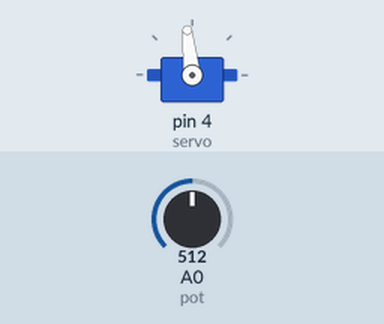
Bench run of a sketch on a simulated Arduino Uno, built with avr-gcc and run on an emulated ATmega328P. On the bench: servo. Wiring (inferred from the names in the program): servo: signal pin 4. Inputs (shaded band) come from the test bench; at power-on: A0 (pot) = 512. Servo pulses on a pin are drawn as a servo (544–2400 µs = 0–180°).

Above: at 1.2 s.
1.3 s: A0 (pot) set to 716
At 2.4 s:
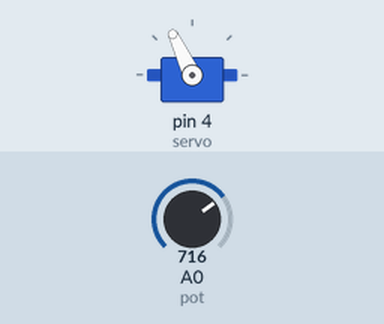
2.8 s: A0 (pot) set to 900
At 3.2 s:
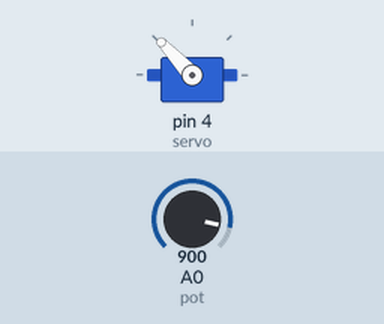
4.3 s: A0 (pot) set to 1023
At 4.6 s:
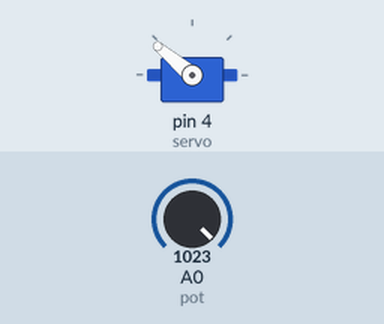
5.8 s: A0 (pot) set to 306
At 7.0 s:
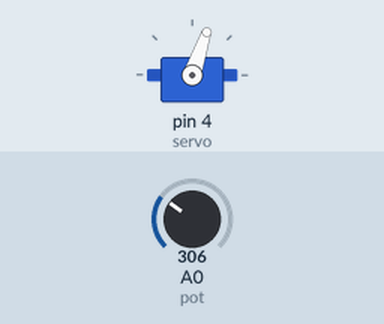
7.3 s: A0 (pot) set to 122
At 8.0 s:
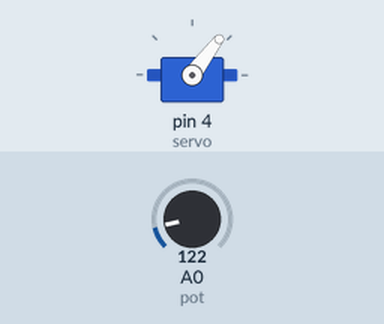
Timing chart, 0 to 9.8 s (numbered marks = the images above; inputs shaded):
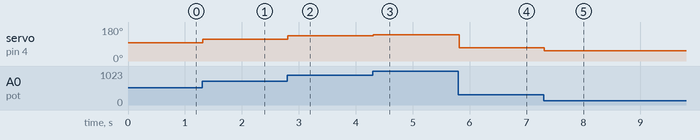

The sketch:

ServoMotorInterrupcao.ino
```cpp
/*

        O objetivo deste programa é controlar um servo motor a partir da interrupção do timer2. Para isso, o timer2 criará um PWM que irá controlar o
     Servo.

     ***** Timer 2 *****

     Ciclo de máquina = 62,5ns

     Overflow = (256 - TCNT2) * prescaler * ciclo de maquina
     Overflow = 256 * 1024 * 62,5ns
     Overflow = 16,384ms

     ********************

     ***** Servo Motor ****

     256 ----- 16ms(periodo)
       x ----- 1ms(0º)
          x = 16

     O duty mínimo para o motor tem que ser de 1ms, considerando que esse valor representa 0º. Logo, se 256 representa todo o período do PWM, 16 é a
     contagem mínima para que o duty mínimo, de 1ms, esteja na saída.
     O valor de duty máximo é 2ms, logo, a contagem máximo para o duty máximo deve ser de 32. Como será o potenciômetro que irá controlar o ângulo,
     quando ele estiver com a tensão máxima, o adc deve valer 16.

     duty = adc + 16

     quando adc = 0, duty = 16 = 1ms = 0º
     quando adc = 16, duty = 32 = 2ms = 180º

     Logo:

     1024 ----- 16
      adc ----- 1
          adc = 1024 / 16
          adc = 64

     Entao:

     leitura adc = adc/64

     se adc = 1024, leitura adc = 16
     se adc = 0, leitura adc = 0

     Na simulação e na prática o circuito e o programa funcionaram como esperado.

*/

// Mapeamento de hardware
#define servo 4
#define pot A0

// Variaveis auxiliares
int duty, adc;

// Função de interrupção
ISR(TIMER2_OVF_vect){

    if(digitalRead(servo)){

        TCNT2 = duty;

        digitalWrite(servo, LOW);
    } // end if
    else{

        TCNT2 = 256 - duty;

        digitalWrite(servo, HIGH);
    } // end else
}

void setup() {

    pinMode(servo, OUTPUT);
    pinMode(pot, INPUT);

    TCCR2A = 0x00;                // Configura o timer2 para funcionamento normal
    TCCR2B = 0x07;                // Configuta o prescaler em 1:1024
    TCNT2 = 0x00;                 // Inicia a contagem do timer2 em 0, para contagem de 256
    TIMSK2 = 0x01;                // Habilita a interrupção por overflow do timer2

    digitalWrite(servo, LOW);

    duty = 16;
}

void loop() {

    adc = analogRead(pot);

    duty = (adc/64) + 16;
}
```

Measured:
- after the input at 1.3 s, servo on pin 4 (servo): 96° → 115° at once
- after the input at 2.8 s, servo on pin 4 (servo): 115° → 133° at once
- after the input at 4.3 s, servo on pin 4 (servo): 133° → 140° at once
- after the input at 5.8 s, servo on pin 4 (servo): 140° → 71° at once
- after the input at 7.3 s, servo on pin 4 (servo): 71° → 53° at once
